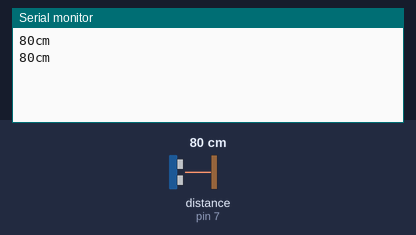
A sketch run on a simulated Arduino Uno, built with avr-gcc and run on an emulated ATmega328P. Parts: the last lines printed to the serial monitor. The test bench sets the inputs (shaded band); at power-on: distance to the obstacle (sensor on pin 7) 80 cm. The echo pulse lasts 58.3 µs per cm.

Above: at 1.8 s.
1.9 s: distance to the obstacle (sensor on pin 7) set to 2 cm
At 2.8 s:
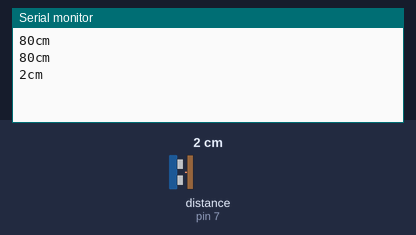
3.4 s: distance to the obstacle (sensor on pin 7) set to 4 cm
At 4.7 s:
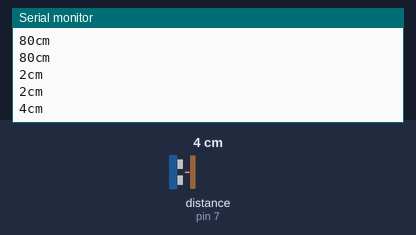
Timing chart, 0 to 6.4 s (numbered marks = the images above; inputs shaded):
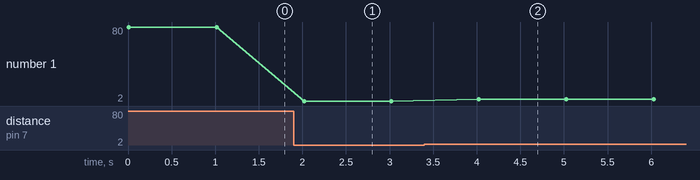

The sketch:

Ultrasonic.ino
```cpp
#define echopin 7
#define trigpin 8
int time,distance;
void setup() {
  Serial.begin (9600);
  pinMode(trigpin,OUTPUT);
  pinMode(echopin,INPUT);
  digitalWrite(trigpin,LOW);
  delay(2);
}

void loop() {

  digitalWrite(trigpin,HIGH);
  delay(2);
  digitalWrite(trigpin,LOW);
  time=pulseIn(echopin,HIGH);   //calculating time for receiving wave
  distance=time/58;         // converting time to distance in cm
  Serial.print(distance);
  Serial.print("cm \n");
  delay(1000);

}
```

Measured:
- after the input at 1.9 s, the serial monitor: prints a new line after 0.12 s (image 1)
- after the input at 3.4 s, the serial monitor: prints a new line after 0.62 s (image 2)
- plotted number 1: 80 → 2 after the input at 1.9 s, 2 → 4 after the input at 3.4 s
